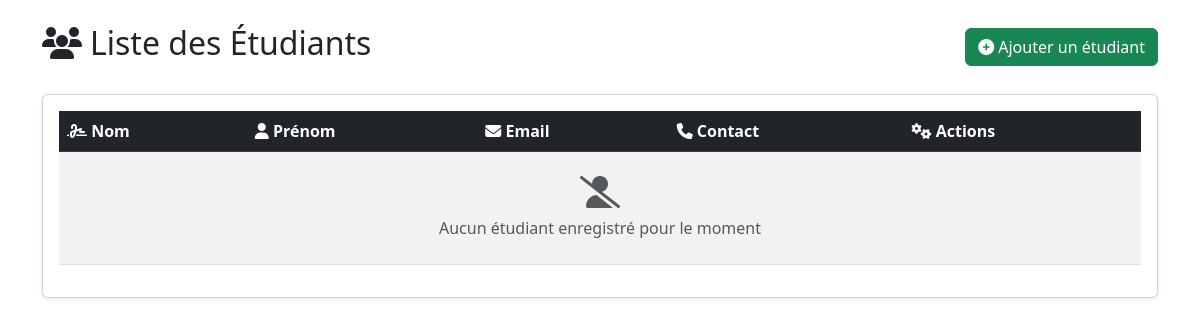
The app's page /, older data.
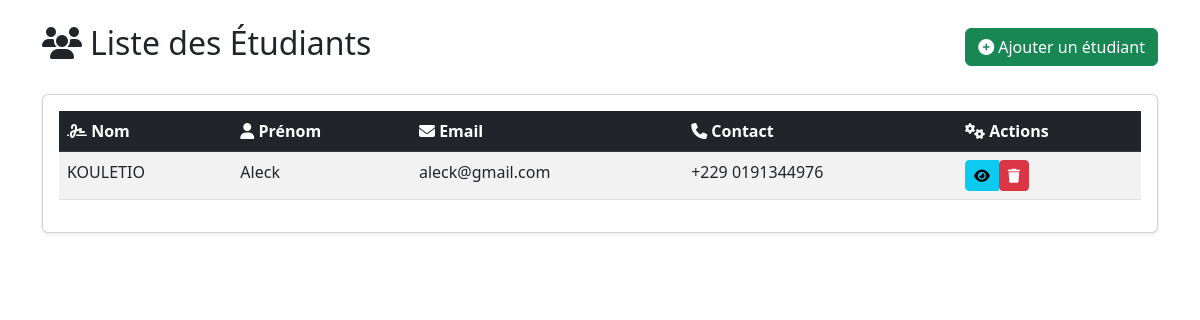
The same page, newer data.
### etudiants/models.py (models this page shows, shortened)
class User(models.Model):
    nom = models.CharField(max_length=100)
    prenom = models.CharField(max_length=100)
    email = models.EmailField(unique=True)
    contact = models.CharField(max_length=15, blank=True, null=True)
    is_valid = models.BooleanField(default=False, null=True)
    class Meta:
        ordering = ["-nom"]

### etudiants/views.py (the view)
# urls.py: path('', views.list_etudiants, name='liste_etudiants'),
def list_etudiants(request):
    with connection.cursor() as cursor :
        cursor.execute("SELECT id, nom, prenom, email, contact FROM etudiants_user")
        rows = cursor.fetchall()
    etudiants = []
    for r in rows:
        etudiants.append({
            'id': r[0],
            'nom': r[1],
            'prenom': r[2],
            'email': r[3],
            'contact': r[4],
            })
    return render(request, 'etudiants/home.html', {'etudiants':etudiants})

### etudiants/templates/etudiants/home.html (shortened to what this page needs)
{% extends 'etudiants/base.html' %}
{% load static %}
{% block content %}
<div class="container mt-4">
    <div class="d-flex justify-content-between align-items-center mb-4">
        <h2><i class="fas fa-users me-2"></i>Liste des Étudiants</h2>
        <a href="{% url 'etudiants:ajouter_etudiant' %}" class="btn btn-success">
            <i class="fas fa-plus-circle me-1"></i>Ajouter un étudiant
        </a>
    </div>
    <div class="card shadow-sm">
        <div class="card-body">
            <div class="table-responsive">
                <table class="table table-hover table-striped">
                    <thead class="table-dark">
                        <tr>
                            <th><i class="fas fa-signature"></i> Nom</th>
                            <th><i class="fas fa-user"></i> Prénom</th>
                            <th><i class="fas fa-envelope"></i> Email</th>
                            <th><i class="fas fa-phone"></i> Contact</th>
                            <th><i class="fas fa-cogs"></i> Actions</th>
                        </tr>
                    </thead>
                    <tbody>
                        {% for etudiant in etudiants %}
                        <tr>
                            <td>{{ etudiant.nom }}</td>
                            <td>{{ etudiant.prenom }}</td>
                            <td>{{ etudiant.email }}</td>
                            <td>{{ etudiant.contact }}</td>
                            <td>
                                <div class="btn-group" role="group">
                                    <a href="{% url 'etudiants:detail_etudiant' etudiant.id %}" class="btn btn-info btn-sm" title="Détails">
                                        <i class="fas fa-eye"></i>
                                    </a>
                                    <form method="post" action="{% url 'etudiants:supprimer_etudiant' etudiant.id %}" class="d-inline">
                                        <button type="submit" class="btn btn-danger btn-sm" onclick="return confirm('Ètes-vous sûr de vouloir supprimer {{etudiant.prenom}} ?')">
                                            <i class="fas fa-trash"></i>
                                        </button>
                                    </form>
                                </div>
                            </td>
                        </tr>
                        {% empty %}
                        <tr>
                            <td colspan="6" class="text-center text-muted py-4">
                                <i class="fas fa-user-slash fa-2x mb-2"></i>
                                <p class="mb-0">Aucun étudiant enregistré pour le moment</p>
                            </td>
                        </tr>
                        {% endfor %}
                    </tbody>
                </table>
            </div>
        </div>
    </div>
</div>
{% endblock %}

Row changes from the older to the newer data that the page shows:
added User: nom "KOULETIO", prenom "Aleck", email "aleck@gmail.com", contact "+229 0191344976"
Text that changed along with them:
text no longer shown: "Aucun étudiant enregistré pour le moment"
